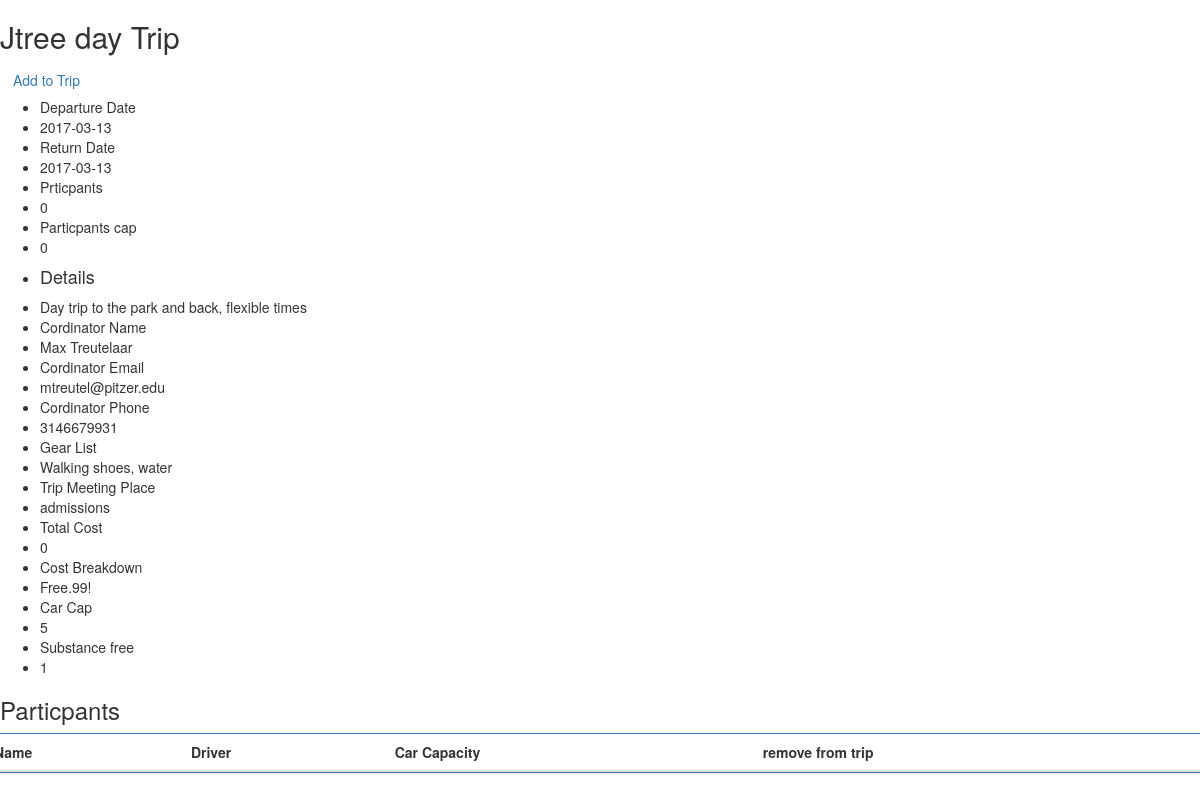
Screenshot of /trips/23 with the database file from the repository.
### tables this page shows
CREATE TABLE Master (
  id integer PRIMARY KEY AUTOINCREMENT ,
  Trip_Name TEXT not NULL,
  Deparure_Date TEXT not NULL,
  Return_Date TEXT not NULL,
  Details_Short TEXT not NULL,
  Post_Time TEXT not NULL,
  Participant_num Integer not Null,
  Partcipant_cap  Integer not NULL,
  Trip_Location Integer NOT NULL
);

CREATE TABLE Trips(
  id INTEGER PRIMARY KEY AUTOINCREMENT,
  Master_Key integer not NULL,
  Details TEXT not NULL,
  Coordinator_Name TEXT not NULL,
  Coordinator_Email TEXT not NULL,
  Coordinator_Phone Integer not NULL,
  Gear_List TEXT not NULL,
  Trip_Meeting_Place TEXT not NULL,
  Additional_Costs Integer not NULL,
  Total_Cost Integer NOT NULL,
  Cost_BreakDown Text NOT NULL,
  Car_Cap Integer NOT NULL,
  Substance_Frre Integer NOT NULL,
  Weather_Forcast blob NOT NULL,
  FOREIGN KEY(Master_Key) REFERENCES Master(id) ON DELETE CASCADE
);

### Pitzer_Outdoor_Adventure/Main/controllers.py (the view)
@main.route("/trips/<TripKey>")
def TripPage(TripKey):
    tripDetails, meta, ParticpantInfo = db.getTrip(TripKey)
    print(tripDetails)
    print(meta)
    print(ParticpantInfo)
    return render_template("TripPage.html", Tripinfo=tripDetails[0], TripMeta=meta[0], ParticpantInfo= ParticpantInfo)

### DatabaseConnection/DatabaseConnection.py (called while the page is built)
    def getTrip(self,Master_Key):
        master_details = self.cursor.execute('select * from Master WHERE id =' + str(Master_Key)).fetchall()
        trip_details = self.cursor.execute('select * from Trips WHERE Master_Key =' + str(Master_Key)).fetchall()
        particpant_details = self.cursor.execute('select Participant, Driver, Car_Capacity, id from Participants '
                                                 'where Trips_Key=' + str(trip_details[0][0])).fetchall()
        return trip_details, master_details, particpant_details

### Pitzer_Outdoor_Adventure/Main/templates/TripPage.html (shortened to what this page needs)
<!DOCTYPE html>
<html lang="en">
<head>
    <link rel="stylesheet" href="http://maxcdn.bootstrapcdn.com/bootstrap/3.3.4/css/bootstrap.min.css">
</head>
<body>
<h2> {{TripMeta[1]}}</h2>
<a class="btn" href= {{ url_for('main.add_Participant', FormKey = Tripinfo[0] ) }} >Add to Trip</a>
<ul>
    <li>Departure Date</li>
    <li>{{ TripMeta[2] }}</li>
        <li>Return Date</li>
    <li>{{ TripMeta[3] }}</li>
        <li>Prticpants </li>
    <li>{{ TripMeta[6] }}</li>
        <li>Particpants cap</li>
    <li>{{ TripMeta[7] }}</li>
    <li><h4>Details</h4></li>
    <li>{{ Tripinfo[2]}} </li>
    <li>Cordinator Name </li>
    <li>{{ Tripinfo[3]}} </li>
    <li>Cordinator Email </li>
    <li>{{ Tripinfo[4]}} </li>
    <li>Cordinator Phone </li>
    <li>{{ Tripinfo[5]}} </li>
    <li>Gear List</li>
    <li>{{ Tripinfo[6]}} </li>
    <li>Trip Meeting Place </li>
    <li>{{ Tripinfo[7]}} </li>
    <li>Total Cost </li>
    <li>{{ Tripinfo[8]}} </li>
    <li>Cost Breakdown </li>
    <li>{{ Tripinfo[10]}} </li>
    <li>Car Cap</li>
    <li>{{ Tripinfo[11]}} </li>
    <li>Substance free </li>
    <li>{{ Tripinfo[12]}} </li>
</ul>
    <h3> Particpants</h3>
    <div class="row">
        <div class="panel panel-primary filterable">
            <table class="table">
                <thead>
                    <tr>
                        <th>Name</th>
                        <th>Driver</th>
                        <th>Car Capacity</th>
                        <th>remove from trip</th>
                    </tr>
                </thead>
            </table>
</body>
</html>

### rows the page displays
Master: Trip_Name "Jtree day Trip", Deparure_Date "2017-03-13", Return_Date "2017-03-13", Participant_num "0", Partcipant_cap "0"
Trips: Details "Day trip to the park and back, flexible times", Coordinator_Name "Max Treutelaar", Coordinator_Email "mtreutel@pitzer.edu", Coordinator_Phone "3146679931", Gear_List "Walking shoes, water", Trip_Meeting_Place "admissions", Additional_Costs "0", Cost_BreakDown "Free.99!", Car_Cap "5", Substance_Frre "1"
